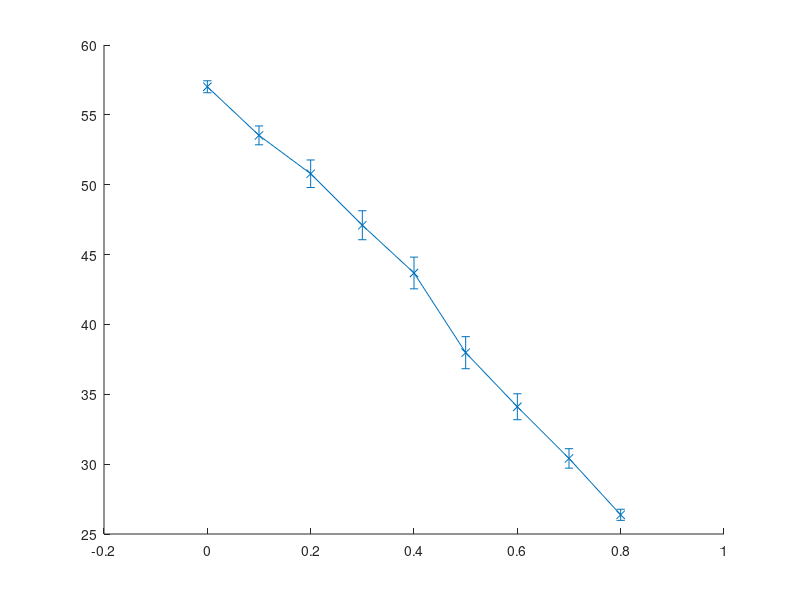

Recreate this plot in MATLAB. (Note: this script raises an error after producing the figure.)
clear all;
close all hidden;
%% Random fountain RX
%%dectime	rxtime	totrxpck droppck	rxpck	uselesspck PER_estimate PER
%%dectime	rxtime	totrxpck droppck	rxpck	uselesspck PER_estimate	PER	K_TB_SIZE	N_TB_SIZE
data_RF_rx=importdata('./data/data_RF_rx_1.txt',' ');
Nmc=100; %number of Montecarlo trials for each tuple of PER-K-N
PERs=unique(data_RF_rx(:,8));
Ks=unique(data_RF_rx(:,9));
increments=unique(data_RF_rx(find(data_RF_rx(:,9)==Ks(1)),10))-Ks(1);

for i=1:length(PERs)
    for j=1:length(Ks)
        for k=1:length(increments)
    data_PER_K_N_rx=[];
    data_PER_K_N_rx=data_RF_rx(find(data_RF_rx(:,8)==PERs(i) & data_RF_rx(:,9)==Ks(j) & data_RF_rx(:,10)==(Ks(j)+increments(k))),:);
    dectime_RF(i,j,k)=mean(data_PER_K_N_rx(:,1));
    rxtime_RF(i,j,k)=mean(data_PER_K_N_rx(:,2));
    totrxpck_RF(i,j,k)=mean(data_PER_K_N_rx(:,3));
    droppck_RF(i,j,k)=mean(data_PER_K_N_rx(:,4));
    rxpck_RF(i,j,k)=mean(data_PER_K_N_rx(:,5));
    uselesspck_RF(i,j,k)=mean(data_PER_K_N_rx(:,6));
    PER_estimate_RF(i,j,k)=mean(data_PER_K_N_rx(:,7));
        end
    end
end


% figure();
% plot(PERs,droppck_RF);
% title('Number of packets dropped');
% hold all;
% grid on;
% figure();
% hold all;
% plot(PERs,rxtime_RF);
% title('Time to receive the file');
% grid on;
% figure();
% hold all;
% plot(PERs,dectime_RF);
% title('Time to decode the file');
% grid on;
% figure();
% hold all;
% plot(PERs,uselesspck_RF);
% title('Number of packets correctly received but useless');
% grid on;

%% Random fountain TX
%sent infile time goodput throughput	PER_estimate PER
%sent infile time goodput throughput	PER_estimate PER	K_TB_SIZE	N_TB_SIZE
data_RF_tx=importdata('./data/data_RF_tx_1.txt',' ');
PERs=unique(data_RF_tx(:,7));
Ks=unique(data_RF_tx(:,8));
increments=unique(data_RF_tx(find(data_RF_tx(:,8)==Ks(1)),9))-Ks(1);

for i=1:length(PERs)
    for j=1:length(Ks)
        for k=1:length(increments)
            data_PER_K_N_tx=[];
            data_PER_K_N_tx=data_RF_tx(find(data_RF_tx(:,7)==PERs(i) & data_RF_tx(:,8)==Ks(j) & data_RF_tx(:,9)==(Ks(j)+increments(k))),:);
            sent_RF(i,j,k)=mean(data_PER_K_N_tx(:,1));
            time_RF(i,j,k)=mean(data_PER_K_N_tx(:,3));
            efficiency_RF(i,j,k)=mean(data_PER_K_N_tx(:,4)./data_PER_K_N_tx(:,5));
			efficiency_RF_std(i,j,k)=std(data_PER_K_N_tx(:,4)./data_PER_K_N_tx(:,5));
            goodput_RF(i,j,k)=mean(data_PER_K_N_tx(:,4));
			goodput_RF_std(i,j,k)=std(data_PER_K_N_tx(:,4));
            throughput_RF(i,j,k)=mean(data_PER_K_N_tx(:,5));
			throughput_RF_std(i,j,k)=std(data_PER_K_N_tx(:,5));
            PER_estimate_RF(i,j,k)=mean(data_PER_K_N_tx(:,6));
			num_samples_tx_RF(i,j,k) = length(data_PER_K_N_tx);	
        end
    end
end

% figure();
% plot(PERs,sent_RF);
% title('Number of packets sent');
% hold all;
% grid on;
% figure();
% hold all;
% plot(PERs,time_RF);
% title('Time to send all packets');
% grid on;
% figure();
% hold all;
% plot(PERs,throughput_RF);
% grid on;
% hold all;
% plot(PERs,goodput_RF);
% grid on;
% title('Throughput and goodput');
% legend('throughput','goodput')

%% LT RX
%%dectime	rxtime	totrxpck droppck	rxpck	uselesspck PER_estimate PER	K_TB_SIZE N_TB_SIZE
%%dectime	rxtime	totrxpck droppck	rxpck	uselesspck PER_estimate PER	K_TB_SIZE N_TB_SIZE	faileddec
data_LT_rx=importdata('./data/data_LT_rx_PER_mode_0.txt',' ');
Nmc=100; %number of Montecarlo trials for each tuple of PER-K-N
PERs=unique(data_LT_rx(:,8));
Ks=unique(data_LT_rx(:,9));
increments=unique(data_LT_rx(find(data_LT_rx(:,9)==Ks(1)),10))-Ks(1);
for i=1:length(PERs)
    for j=1:length(Ks)
        for k=1:length(increments)
    data_PER_K_N_rx=[];
    data_PER_K_N_rx=data_LT_rx(find(data_LT_rx(:,8)==PERs(i) & data_LT_rx(:,9)==Ks(j) & data_LT_rx(:,10)==(Ks(j)+increments(k))),:);
    dectime_LT(i,j,k)=mean(data_PER_K_N_rx(:,1));
    rxtime_LT(i,j,k)=mean(data_PER_K_N_rx(:,2));
    totrxpck_LT(i,j,k)=mean(data_PER_K_N_rx(:,3));
    droppck_LT(i,j,k)=mean(data_PER_K_N_rx(:,4));
    rxpck_LT(i,j,k)=mean(data_PER_K_N_rx(:,5));
    uselesspck_LT(i,j,k)=mean(data_PER_K_N_rx(:,6));
    PER_estimate_LT(i,j,k)=mean(data_PER_K_N_rx(:,7));
        end
    end
end
%% LT TX
%sent infile time goodput throughput	PER_estimate PER	K_TB_SIZE	N_TB_SIZE
data_LT_tx=importdata('./data/data_LT_tx_PER_mode_0.txt',' ');
PERs=unique(data_LT_tx(:,7));
Ks=unique(data_LT_tx(:,8));
increments=unique(data_LT_tx(find(data_LT_tx(:,8)==Ks(1)),9))-Ks(1);

for i=1:length(PERs)
    for j=1:length(Ks)
        for k=1:length(increments)
            data_PER_K_N_tx=[];
            data_PER_K_N_tx=data_LT_tx(find(data_LT_tx(:,7)==PERs(i) & data_LT_tx(:,8)==Ks(j) & data_LT_tx(:,9)==(Ks(j)+increments(k))),:);
            sent_LT(i,j,k)=mean(data_PER_K_N_tx(:,1));
            time_LT(i,j,k)=mean(data_PER_K_N_tx(:,3));
			efficiency_LT(i,j,k)=mean(data_PER_K_N_tx(:,4)./data_PER_K_N_tx(:,5));
			efficiency_LT_std(i,j,k)=std(data_PER_K_N_tx(:,4)./data_PER_K_N_tx(:,5));
            goodput_LT(i,j,k)=mean(data_PER_K_N_tx(:,4));
			goodput_LT_std(i,j,k)=std(data_PER_K_N_tx(:,4));
            throughput_LT(i,j,k)=mean(data_PER_K_N_tx(:,5));
			throughput_LT_std(i,j,k)=std(data_PER_K_N_tx(:,5));
            PER_estimate_LT(i,j,k)=mean(data_PER_K_N_tx(:,6));
			num_samples_tx_LT(i,j,k) = length(data_PER_K_N_tx);	
        end
    end
end
%% Comparison RF LT

linewidth = 1.5;

Ks_LT_index=4;
increment_LT_index=1;

figure();
errorbar(PERs, squeeze(goodput_LT(:,Ks_LT_index,increment_LT_index)), ...
	1.96*squeeze(goodput_LT_std(:,Ks_LT_index,increment_LT_index))./sqrt(squeeze(num_samples_tx_LT(:,Ks_LT_index, increment_LT_index))), '-x', 'LineWidth', linewidth);
hold all;
errorbar(PERs, squeeze(goodput_RF(:,1,1)), ...
	1.96*squeeze(goodput_RF_std(:,1,1))./sqrt(squeeze(num_samples_tx_RF(:,1, 1))), '-o', 'LineWidth', linewidth);
grid on
title('Goodput comparison')
xlabel('PER')
ylabel('Goodput [Mbit/s]')
legend('LT','RF')

figure();
hold all;
plot(PERs,squeeze(dectime_LT(:,Ks_LT_index,increment_LT_index)), '-x', 'LineWidth', linewidth);
plot(PERs,squeeze(dectime_RF(:,1,1)), '-o', 'LineWidth', linewidth);
grid on
title('Decoding time comparison')
xlabel('PER')
ylabel('T [s]')
legend('LT','RF')


figure();
hold all;
figure();
errorbar(PERs, squeeze(efficiency_LT(:,Ks_LT_index,increment_LT_index)), ...
	1.96*squeeze(efficiency_LT_std(:,Ks_LT_index,increment_LT_index))./sqrt(squeeze(num_samples_tx_LT(:,Ks_LT_index, increment_LT_index))), '-x', 'LineWidth', linewidth);
hold all;
errorbar(PERs, squeeze(efficiency_RF(:,1,1)), ...
	1.96*squeeze(efficiency_RF_std(:,1,1))./sqrt(squeeze(num_samples_tx_RF(:,1, 1))), '-o', 'LineWidth', linewidth);
grid on
grid on
title('Efficiency comparison')
xlabel('PER')
ylabel('Efficiency')
legend('LT','RF')
